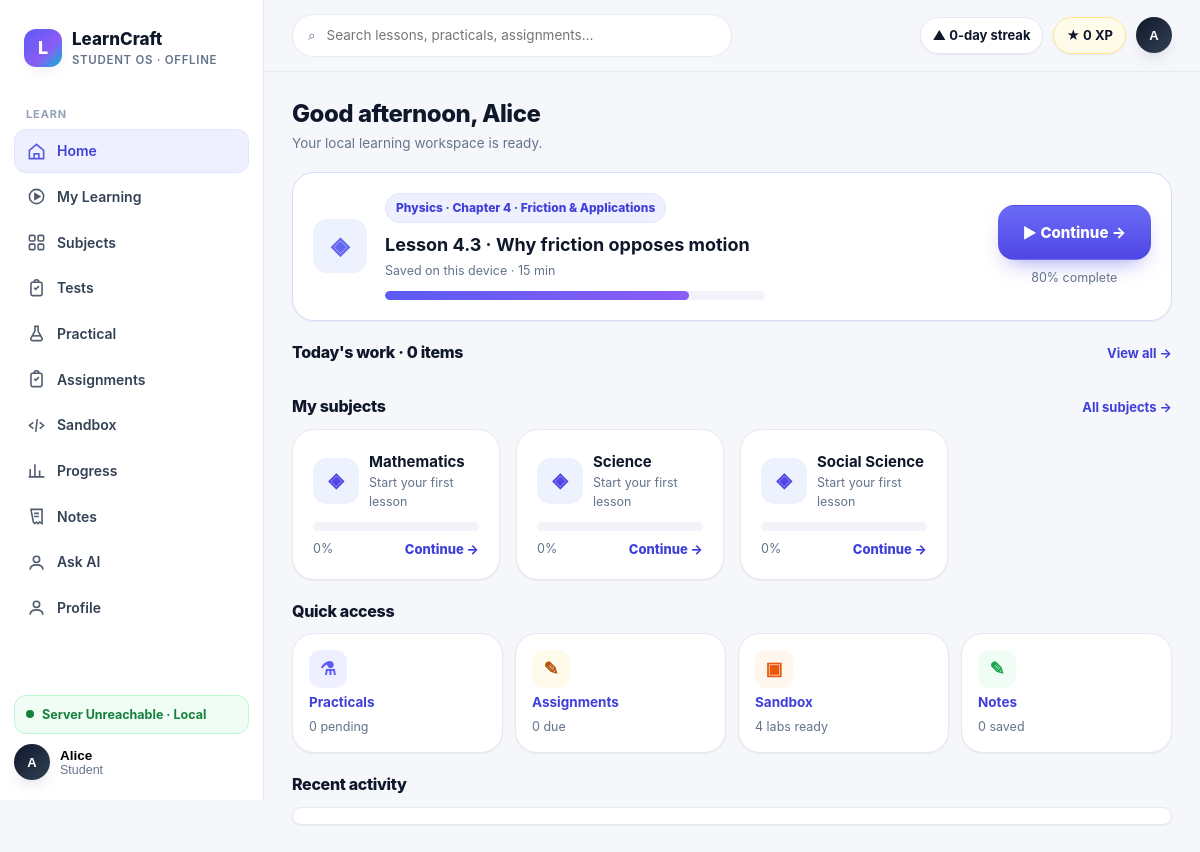
Screenshot of /home (signed in) with the database file from the repository.
### tables this page shows
CREATE TABLE users (
            id INTEGER PRIMARY KEY AUTOINCREMENT,
            name TEXT NOT NULL,
            email TEXT NOT NULL UNIQUE,
            password_hash TEXT NOT NULL,
            role TEXT NOT NULL DEFAULT 'STUDENT',
            avatar TEXT,
            bio TEXT,
            created_at TIMESTAMP NOT NULL DEFAULT CURRENT_TIMESTAMP,
            updated_at TIMESTAMP NOT NULL DEFAULT CURRENT_TIMESTAMP
        );

CREATE TABLE academic_subjects (
            subject_id TEXT PRIMARY KEY,
            board TEXT NOT NULL,
            class_level TEXT NOT NULL,
            academic_year TEXT NOT NULL,
            slug TEXT NOT NULL,
            name TEXT NOT NULL,
            description TEXT NOT NULL DEFAULT '',
            source_version TEXT NOT NULL,
            UNIQUE(board, class_level, academic_year, slug)
        );

### app/main.py (the view)
@app.route("/home")
@require_auth
def student_home():
    user = current_user()
    ctx = shell_ctx("home", user)
    cont = continue_learning(user["id"])
    return render_template("pages/home.html", title="Home",
                           cont=cont, today_work=[], my_subjects=student_subjects(user["id"]), activity=[],
                           note_count=len(get_notes(user["id"])),
                           pending_assign=0, pending_practicals=0,
                           greeting_sub="Your local learning workspace is ready.",
                           **ctx)

### app/database/connection.py (called while the page is built)
def resolve_db_path():
    configured = os.environ.get("LEARNCRAFT_DB_PATH")
    if configured:
        return Path(configured)
    return DATA_DIR / "learncraft.db"

def get_connection():
    db_path = resolve_db_path()
    db_path.parent.mkdir(parents=True, exist_ok=True)
    connection = sqlite3.connect(db_path)
    connection.row_factory = sqlite3.Row
    return connection

def _row_to_dict(row):
    return dict(row) if row else None

def get_user_by_id(user_id):
    connection = get_connection()
    user = connection.execute("SELECT * FROM users WHERE id = ?", (int(user_id),)).fetchone()
    connection.close()
    return _row_to_dict(user)

def user_payload(user):
    if not user:
        return None
    user_data = dict(user)
    user_data.pop("password_hash", None)
    return user_data

def get_user_progress(user_id):
    connection = get_connection()
    rows = connection.execute(
        "SELECT * FROM learning_progress WHERE user_id = ? ORDER BY updated_at DESC",
        (int(user_id),),
    ).fetchall()
    connection.close()
    return [dict(row) for row in rows]

def get_notes(user_id, search="", subject="", pinned_only=False):
    connection = get_connection()
    clauses = ["user_id = ?", "deleted_at IS NULL"]
    params = [int(user_id)]
    if search:
        clauses.append("(title LIKE ? OR body LIKE ? OR chapter LIKE ? OR source_title LIKE ?)")
        value = f"%{search}%"
        params.extend([value, value, value, value])
    if subject:
        clauses.append("subject = ?")
        params.append(subject)
    if pinned_only:
        clauses.append("pinned = 1")
    notes = connection.execute(
        f"SELECT * FROM notes WHERE {' AND '.join(clauses)} ORDER BY pinned DESC, updated_at DESC, id DESC",
        params,
    ).fetchall()
    connection.close()
    return [_row_to_dict(note) for note in notes]

### app/main.py (called while the page is built, shortened)
def current_user():
    user_id = session.get("user_id")
    if not user_id:
        return None
    return user_payload(get_user_by_id(user_id))

def require_auth(view):
    @wraps(view)
    def wrapped(*args, **kwargs):
        user = current_user()
        return view(*args, **kwargs)
    return wrapped

def shell_ctx(active, user=None):
    return dict(nav=M.NAV, student=build_student_profile(user), active=active, pending_count=0)

### app/services/content_catalog.py (called while the page is built)
def _read_feature(filename: str) -> dict:
    path = FEATURES_DIR / filename
    if not path.exists():
        return {"subjects": []}
    return _read_json(path)

### data/seed/lessons_data.py (called while the page is built)
def get_lesson(lesson_id):
    return LESSONS.get(lesson_id)

### frontend/templates/pages/home.html (shortened to what this page needs)
{% extends "base.html" %}{% from "components.html" import progressbar, badge %}
{% block content %}
<div class="hub-greet">
  <h1>Good afternoon, {{ student.name.split(' ')[0] }}</h1>
  <p>{{ greeting_sub }}</p>
</div>
{% if cont %}<div class="card" style="border-color:#D9DCFF">
  <div class="continue-card">
    <div class="tile-icon" style="background:{{ cont.subject_bg }};color:{{ cont.subject_color }};width:54px;height:54px;font-size:24px">◈</div>
    <div class="continue-meta">
      <span class="badge info">{{ cont.subject }} · {{ cont.chapter }}</span>
      <div class="h2" style="margin:8px 0 2px">{{ cont.lesson }}</div>
      <div class="caption">{{ cont.last_activity }} · {{ cont.time_left }}</div>
      <div style="max-width:380px;margin-top:10px">{{ progressbar(cont.progress_pct) }}</div>
    </div>
    <div style="display:flex;flex-direction:column;gap:8px;align-items:stretch">
      <a class="btn btn-primary btn-lg" href="{{ cont.resume_url }}">▶ Continue →</a>
      <span class="caption" style="text-align:center">{{ cont.progress_pct }}% complete</span>
    </div>
  </div>
</div>
{% else %}<div class="empty"><div class="h3" style="color:var(--ink)">Start your learning path</div><div class="body-sm" style="margin:6px 0 14px">Choose a subject and your next meaningful position will appear here.</div><a class="btn btn-primary btn-sm" href="/subjects">Browse subjects</a></div>{% endif %}
<div class="section-h"><h2>Today's work · {{ today_work|length }} items</h2><a href="/assignments">View all →</a></div>
<div class="section-h"><h2>My subjects</h2><a href="/subjects">All subjects →</a></div>
<div class="grid grid-4">
  {% for s in my_subjects %}
  <div class="card hover" data-search="{{ s.name }}">
    <div style="display:flex;gap:10px;align-items:center;margin-bottom:10px">
      <div class="tile-icon" style="background:{{ s.bg }};color:{{ s.color }}">{{ s.icon }}</div>
      <div><b>{{ s.name }}</b><div class="caption">{{ s.current_chapter }}</div></div>
    </div>
    {{ progressbar(s.progress) }}
    <div style="display:flex;justify-content:space-between;align-items:center;margin-top:8px">
      <span class="caption">{{ s.progress }}%</span>
      <a href="/subjects/{{ s.slug }}" style="font-size:13px;font-weight:800">Continue →</a>
    </div>
  </div>
  {% endfor %}
</div>
<div class="section-h"><h2>Quick access</h2></div>
<div class="quick">
  <a class="card hover" href="/practical"><span class="q-ico" style="background:var(--primary-soft);color:var(--primary)">⚗</span><b class="body-sm">Practicals</b><span class="caption">{{ pending_practicals }} pending</span></a>
  <a class="card hover" href="/assignments"><span class="q-ico" style="background:var(--amber-soft);color:#B45309">✎</span><b class="body-sm">Assignments</b><span class="caption">{{ pending_assign }} due</span></a>
  <a class="card hover" href="/sandbox"><span class="q-ico" style="background:#FFF7ED;color:#EA580C">▣</span><b class="body-sm">Sandbox</b><span class="caption">4 labs ready</span></a>
  <a class="card hover" href="/notes"><span class="q-ico" style="background:var(--green-soft);color:var(--green)">✎</span><b class="body-sm">Notes</b><span class="caption">{{ note_count }} saved</span></a>
</div>
<div class="section-h"><h2>Recent activity</h2></div>
<div class="card" style="padding-top:8px;padding-bottom:8px">
</div>
{% endblock %}

### frontend/templates/base.html (shortened to what this page needs)
<!DOCTYPE html>
<html lang="en">
<head>
<link rel="stylesheet" href="/static/css/design-system.css">
</head>
<body>
{% from "components.html" import icon %}
<div class="shell">
  <aside class="sidebar" id="sidebar">
    <div class="brand"><div class="brand-mark">L</div><div><div class="brand-name">LearnCraft</div><div class="brand-sub">Student OS · Offline</div></div></div>
    <nav class="nav">
      <div class="nav-label">Learn</div>
      {% for item in nav %}
      <a class="nav-item {% if active == item.slug %}active{% endif %}" href="{{ item.href }}">{{ icon(item.icon) }}{{ item.label }}
      </a>
      {% endfor %}
    </nav>
    <div class="side-foot">
      <div class="offline-pill" data-network-pill><span class="dot pulse"></span><span>Offline Mode · Local</span></div>
      <div class="profile-menu-wrap sidebar-profile-wrap">
        <button class="mini-profile profile-trigger" type="button" aria-expanded="false" aria-controls="sidebarProfileMenu">
          <div class="avatar">{{ student.avatar }}</div>
          <div><div style="font-weight:800;font-size:13.5px">{{ student.name }}</div><div class="caption">{{ student.roll_no }}</div></div>
        </button>
      </div>
    </div>
  </aside>
  <div class="main">
    <div class="topbar">
      <div class="search">⌕ <input id="globalSearch" placeholder="Search lessons, practicals, assignments…" oninput="filterCards(this.value)"></div>
      <div class="top-actions">
        <span class="pill">▲ {{ student.streak_days }}-day streak</span>
        <span class="pill xp">★ {{ student.xp }} XP</span>
        <div class="profile-menu-wrap top-profile-wrap">
          <button class="profile-trigger top-profile-trigger" type="button" aria-expanded="false" aria-controls="topProfileMenu">
            <div class="avatar">{{ student.avatar }}</div>
          </button>
        </div>
      </div>
    </div>
    <div class="content">{% block content %}{% endblock %}</div>
  </div>
</div>
</body>
</html>

### frontend/templates/components.html (shortened to what this page needs)
{% macro icon(name) -%}
{% if name == 'home' %}<svg viewBox="0 0 24 24" fill="none" stroke="currentColor" stroke-width="2"><path d="M3 10.5 12 3l9 7.5V21H3z"/><path d="M9 21v-6h6v6"/></svg>
{% elif name == 'play' %}<svg viewBox="0 0 24 24" fill="none" stroke="currentColor" stroke-width="2"><circle cx="12" cy="12" r="9"/><path d="M10 8.5v7l6-3.5z" fill="currentColor"/></svg>
{% elif name == 'grid' %}<svg viewBox="0 0 24 24" fill="none" stroke="currentColor" stroke-width="2"><rect x="3" y="3" width="7" height="7" rx="1.5"/><rect x="14" y="3" width="7" height="7" rx="1.5"/><rect x="3" y="14" width="7" height="7" rx="1.5"/><rect x="14" y="14" width="7" height="7" rx="1.5"/></svg>
{% elif name == 'flask' %}<svg viewBox="0 0 24 24" fill="none" stroke="currentColor" stroke-width="2"><path d="M9 3h6M10 3v6l-5 9a2 2 0 0 0 1.8 3h10.4A2 2 0 0 0 19 18l-5-9V3"/><path d="M7.5 15h9"/></svg>
{% elif name == 'clip' %}<svg viewBox="0 0 24 24" fill="none" stroke="currentColor" stroke-width="2"><rect x="5" y="4" width="14" height="17" rx="2"/><path d="M9 4a3 3 0 0 1 6 0M9 11l2 2 4-4"/></svg>
{% elif name == 'code' %}<svg viewBox="0 0 24 24" fill="none" stroke="currentColor" stroke-width="2"><path d="m8 8-5 4 5 4M16 8l5 4-5 4M13 4l-2 16"/></svg>
{% elif name == 'chart' %}<svg viewBox="0 0 24 24" fill="none" stroke="currentColor" stroke-width="2"><path d="M4 20V10M10 20V4M16 20v-8M22 20H2"/></svg>
{% elif name == 'note' %}<svg viewBox="0 0 24 24" fill="none" stroke="currentColor" stroke-width="2"><path d="M5 3h14v18l-3-2-2 2-2-2-2 2-2-2z"/><path d="M9 8h6M9 12h6"/></svg>
{% elif name == 'user' %}<svg viewBox="0 0 24 24" fill="none" stroke="currentColor" stroke-width="2"><circle cx="12" cy="8" r="4"/><path d="M4 21c0-4 3.6-6 8-6s8 2 8 6"/></svg>
{% else %}<svg viewBox="0 0 24 24" fill="none" stroke="currentColor" stroke-width="2"><circle cx="12" cy="12" r="9"/></svg>
{% endif %}
{%- endmacro %}
{% macro progressbar(pct) -%}
<div class="pbar" role="progressbar" aria-valuenow="{{ pct }}" aria-valuemin="0" aria-valuemax="100"><i style="width:{{ pct }}%"></i></div>
{%- endmacro %}

### frontend/templates/pages/home.html (style rules this page uses)
.hub-greet { margin-bottom:18px }
.hub-greet h1 { font-size:24px;font-weight:800;letter-spacing:-.02em }
.hub-greet p { margin:4px 0 0;color:var(--muted);font-size:13.5px }
.continue-card { display:flex;gap:18px;align-items:center;flex-wrap:wrap }
.continue-meta { flex:1;min-width:240px }
.quick { display:grid;grid-template-columns:repeat(4,minmax(0,1fr));gap:12px }
.quick a { display:flex;flex-direction:column;gap:4px;padding:16px }
.quick .q-ico { width:38px;height:38px;border-radius:12px;display:grid;place-items:center;font-size:18px;font-weight:800 }
.section-h { display:flex;align-items:baseline;justify-content:space-between;margin:22px 0 12px }
.section-h h2 { font-size:16px;font-weight:800 }
.section-h a { font-size:13px;font-weight:700 }

### rows the page displays
users: avatar "A", name "Alice", roll_no "Student"
academic_subjects: icon "◈", name "Mathematics", current_chapter "Start your first lesson", progress "0"
academic_subjects: icon "◈", name "Science", current_chapter "Start your first lesson", progress "0"
academic_subjects: icon "◈", name "Social Science", current_chapter "Start your first lesson", progress "0"

### other values shown
{{ item.label }} "Home" "My Learning" "Subjects" "Tests" "Practical" "Assignments" "Sandbox" "Progress" "Notes" "Ask AI" "Profile"
{{ student.streak_days }} "0"
{{ student.xp }} "0"
{{ greeting_sub }} "Your local learning workspace is ready."
{{ cont.subject }} "Physics"
{{ cont.chapter }} "Chapter 4 · Friction & Applications"
{{ cont.lesson }} "Lesson 4.3 · Why friction opposes motion"
{{ cont.last_activity }} "Saved on this device"
{{ cont.time_left }} "15 min"
{{ cont.progress_pct }} "80"
{{ today_work|length }} "0"
{{ pending_practicals }} "0"
{{ pending_assign }} "0"
{{ note_count }} "0"
